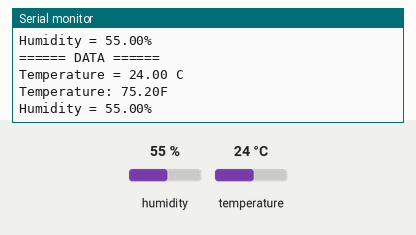
A sketch run on a simulated Arduino Uno, built with avr-gcc and run on an emulated ATmega328P. Shown: the last lines printed to the serial monitor. The inputs (shaded band) are chosen by the test bench; at power-on: humidity 55 %, temperature 24 °C.

Above: at 5.8 s.
5.9 s: humidity set to 22 %
At 11.4 s:
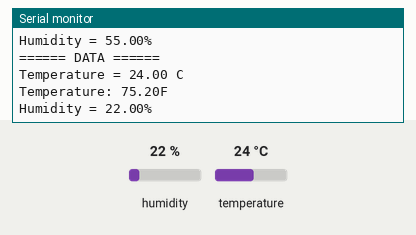
11.9 s: temperature set to 12 °C
At 15.9 s:
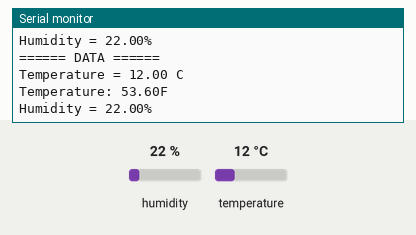
17.9 s: humidity set to 40 %
At 21.6 s:
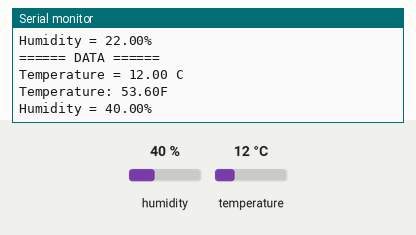
Timing chart, 0 to 23.1 s (numbered marks = the images above; inputs shaded):
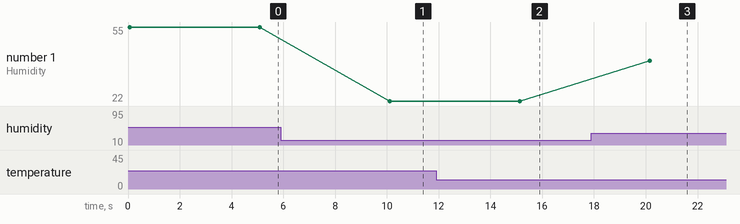

Measured:
- after the input at 5.9 s, the serial monitor: prints a new line after 4.2 s (image 1)
- after the input at 11.9 s, the serial monitor: prints a new line after 3.2 s (image 2)
- after the input at 17.9 s, the serial monitor: prints a new line after 2.2 s (image 3)
- plotted number 1: 55 → 22 after the input at 5.9 s, 22 → 40 after the input at 17.9 s

The sketch:

TempHumiditySensor.ino
```cpp
// (licence header left out)
// included libraries
#define DHTPIN 3  // By default its connected to pin D3, it can be changed, define it before the #include of the library
#include "Arduino_SensorKit.h"

//uncomment line below if using DHT20
#define Environment Environment_I2C

void setup() {
  //uncomment line below if using DHT20
  Wire.begin();
  Serial.begin(9600);
  Environment.begin();
}

void loop() {
  Serial.println("\n====== DATA ======");

  float tempC = Environment.readTemperature();
  Serial.print("Temperature = ");
  Serial.print(tempC);  //print temperature
  Serial.println(" C");

  // Converting the temperature to fehrenheit using the formula fahrenheit = (celsius * 1.8) + 32
  float tempF = (tempC * 1.8) + 32;
  Serial.print("Temperature: ");
  Serial.print(tempF);
  Serial.println("F");

  Serial.print("Humidity = ");
  Serial.print(Environment.readHumidity());  //print humidity
  Serial.println("%");
  delay(5000);
}
```
